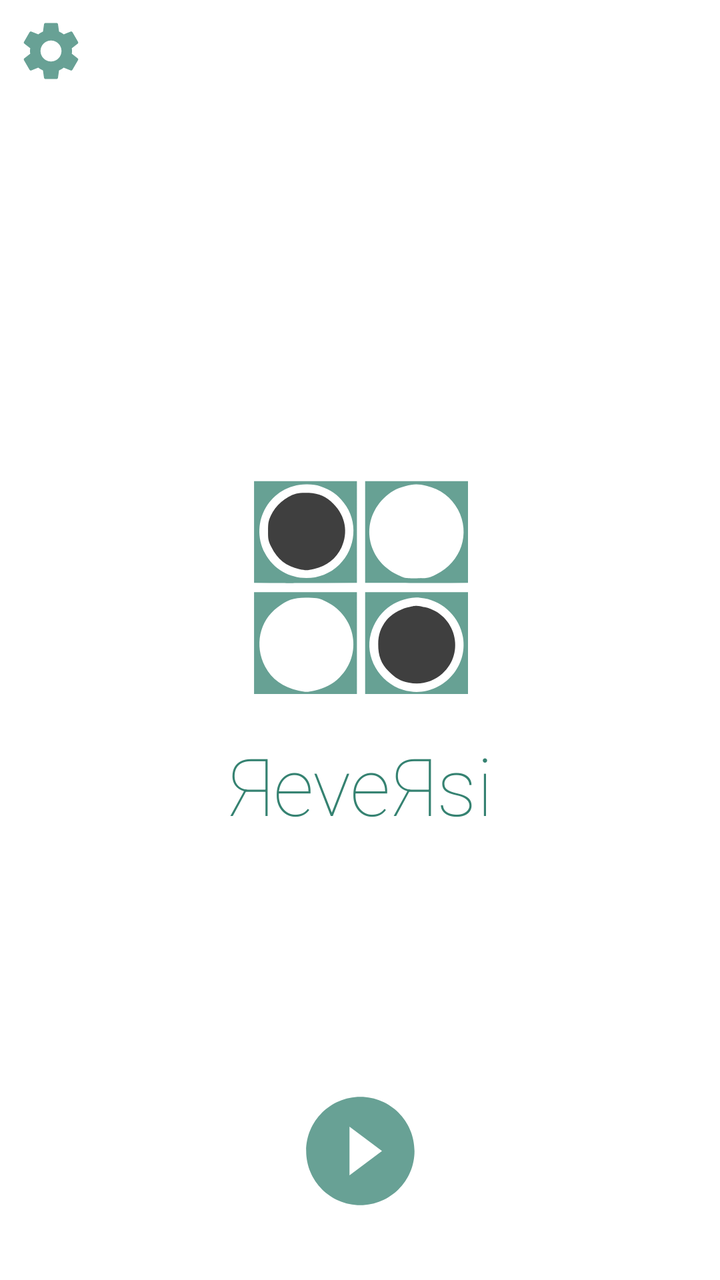
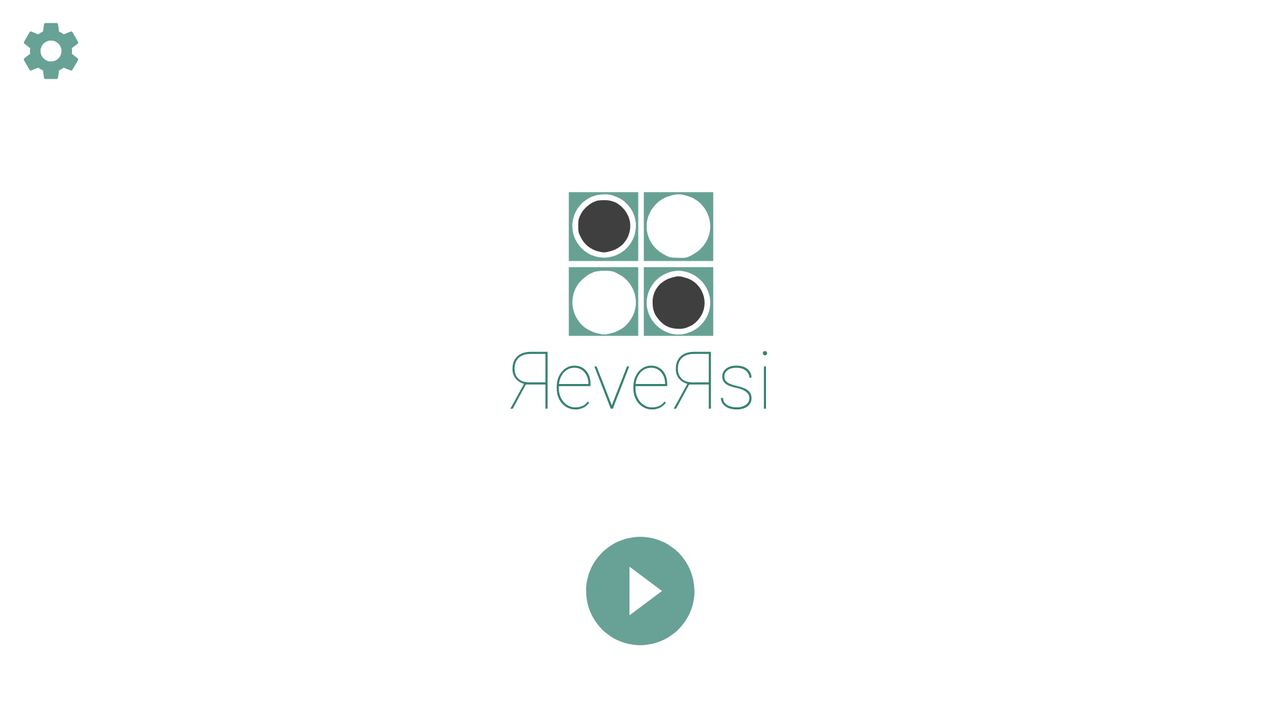

The same Android screen from two of the app's own layout files: first res/layout/ as a phone draws it, then the repository's variant for another configuration, drawn on a device whose configuration selects that folder. Both files follow.
<!-- AndroidManifest.xml: activity theme AppTheme -->
<!-- res/layout/activity_main.xml -->
<?xml version="1.0" encoding="utf-8"?>
<androidx.constraintlayout.widget.ConstraintLayout
        xmlns:android="http://schemas.android.com/apk/res/android"
        xmlns:tools="http://schemas.android.com/tools"
        xmlns:app="http://schemas.android.com/apk/res-auto"
        android:layout_width="match_parent"
        android:layout_height="match_parent"
        tools:context=".UserInterface.MainActivity"
        android:background="@color/white" style="@style/AppTheme">

    <ImageView android:layout_width="wrap_content"
               android:layout_height="wrap_content"
               android:src="@drawable/ic_splash"
               app:layout_constraintEnd_toEndOf="parent"
               android:layout_marginEnd="10dp"
               app:layout_constraintStart_toStartOf="parent"
               android:layout_marginStart="10dp"
               android:layout_margin="10dp"
               android:id="@+id/logo"
               android:contentDescription="@string/logo"
               app:layout_constraintBottom_toTopOf="@+id/playButton"
               app:layout_constraintTop_toBottomOf="@+id/settingsButton" style="@style/AppTheme"/>
    <TextView
            android:text="@string/app_name"
            android:layout_width="0dp"
            android:layout_height="wrap_content" android:id="@+id/appName"
            app:layout_constraintEnd_toEndOf="parent"
            app:layout_constraintStart_toStartOf="parent" android:textSize="40sp" android:textAlignment="center"
            app:layout_constraintHorizontal_bias="0.0" android:fontFamily="sans-serif-thin"
            android:textColor="@color/colorPrimary"
            app:layout_constraintVertical_bias="0.75"
            app:layout_constraintTop_toTopOf="@+id/logo" app:layout_constraintBottom_toBottomOf="@+id/logo"
    />
    <Button
            android:layout_width="35dp"
            android:layout_height="35dp" android:id="@+id/settingsButton"
            android:background="@drawable/ic_baseline_settings_24"
            app:layout_constraintTop_toTopOf="parent" app:layout_constraintStart_toStartOf="parent"
            app:layout_constraintEnd_toEndOf="parent" app:layout_constraintHorizontal_bias="0.0"
            android:layout_marginTop="8dp" android:layout_marginStart="8dp"/>
    <Button
            android:layout_width="65dp"
            android:layout_height="65dp" android:id="@+id/playButton"
            android:background="@drawable/ic_baseline_play_circle_filled_24"
            app:layout_constraintBottom_toBottomOf="parent" app:layout_constraintEnd_toEndOf="parent"
            app:layout_constraintStart_toStartOf="parent" android:layout_marginBottom="32dp"
    />

</androidx.constraintlayout.widget.ConstraintLayout>
<!-- resources referenced by this layout -->
<resources>
  <color name="colorPrimary">#358271</color>
  <color name="white">#ffffff</color>
  <!-- drawable ic_baseline_play_circle_filled_24 (drawable) -->
  <vector android:height="24dp" android:tint="@color/colorPrimary" android:alpha="0.75"
      android:viewportHeight="24" android:viewportWidth="24"
      android:width="24dp" xmlns:android="http://schemas.android.com/apk/res/android">
      <path android:fillColor="@android:color/white" android:pathData="M12,2C6.48,2 2,6.48 2,12s4.48,10 10,10 10,-4.48 10,-10S17.52,2 12,2zM10,16.5v-9l6,4.5 -6,4.5z"/>
  </vector>
  <!-- drawable ic_baseline_settings_24 (drawable) -->
  <vector android:alpha="0.75" android:height="24dp" android:tint="#358271"
          android:viewportHeight="24" android:viewportWidth="24"
          android:width="24dp" xmlns:android="http://schemas.android.com/apk/res/android">
      <path android:fillColor="@android:color/white" android:pathData="M19.14,12.94c0.04,-0.3 0.06,-0.61 0.06,-0.94c0,-0.32 -0.02,-0.64 -0.07,-0.94l2.03,-1.58c0.18,-0.14 0.23,-0.41 0.12,-0.61l-1.92,-3.32c-0.12,-0.22 -0.37,-0.29 -0.59,-0.22l-2.39,0.96c-0.5,-0.38 -1.03,-0.7 -1.62,-0.94L14.4,2.81c-0.04,-0.24 -0.24,-0.41 -0.48,-0.41h-3.84c-0.24,0 -0.43,0.17 -0.47,0.41L9.25,5.35C8.66,5.59 8.12,5.92 7.63,6.29L5.24,5.33c-0.22,-0.08 -0.47,0 -0.59,0.22L2.74,8.87C2.62,9.08 2.66,9.34 2.86,9.48l2.03,1.58C4.84,11.36 4.8,11.69 4.8,12s0.02,0.64 0.07,0.94l-2.03,1.58c-0.18,0.14 -0.23,0.41 -0.12,0.61l1.92,3.32c0.12,0.22 0.37,0.29 0.59,0.22l2.39,-0.96c0.5,0.38 1.03,0.7 1.62,0.94l0.36,2.54c0.05,0.24 0.24,0.41 0.48,0.41h3.84c0.24,0 0.44,-0.17 0.47,-0.41l0.36,-2.54c0.59,-0.24 1.13,-0.56 1.62,-0.94l2.39,0.96c0.22,0.08 0.47,0 0.59,-0.22l1.92,-3.32c0.12,-0.22 0.07,-0.47 -0.12,-0.61L19.14,12.94zM12,15.6c-1.98,0 -3.6,-1.62 -3.6,-3.6s1.62,-3.6 3.6,-3.6s3.6,1.62 3.6,3.6S13.98,15.6 12,15.6z"/>
  </vector>
  <!-- drawable ic_splash: vector/xml drawable (drawable, 2568 chars, omitted) -->
  <string name="app_name">ЯeveЯsi</string>
  <string name="logo">Logo</string>
  <style name="AppTheme" parent="Theme.AppCompat.Light.NoActionBar">
          
          <item name="colorPrimary">@color/colorPrimary</item>
          <item name="colorPrimaryDark">@color/colorPrimaryDark</item>
          <item name="colorAccent">@color/colorAccent</item>
          <item name="android:windowDisablePreview">true</item>
          <item name="android:windowIsTranslucent">true</item>
          <item name="android:windowBackground">@android:color/transparent</item>
      </style>
  <color name="colorPrimaryDark">#358271</color>
  <color name="colorAccent">#358271</color>
</resources>
<!-- res/layout-land/activity_main.xml (the repository's variant of the layout above) -->
<!-- drawn on the phone turned sideways -->
<?xml version="1.0" encoding="utf-8"?>
<androidx.constraintlayout.widget.ConstraintLayout
        xmlns:android="http://schemas.android.com/apk/res/android"
        xmlns:tools="http://schemas.android.com/tools"
        xmlns:app="http://schemas.android.com/apk/res-auto"
        android:layout_width="match_parent"
        android:layout_height="match_parent"
        tools:context=".UserInterface.MainActivity"
        android:background="@color/white" style="@style/AppTheme">

    <ImageView android:layout_width="0dp"
               android:layout_height="0dp"
               android:src="@drawable/ic_splash"
               app:layout_constraintEnd_toEndOf="parent"
               android:layout_marginEnd="10dp"
               app:layout_constraintStart_toStartOf="parent"
               android:layout_margin="10dp"
               android:id="@+id/logo"
               android:contentDescription="@string/logo"
               app:layout_constraintBottom_toTopOf="@+id/playButton"
               app:layout_constraintTop_toTopOf="parent"
               app:layout_constraintVertical_bias="0.0"/>
    <TextView
            android:text="@string/app_name"
            android:layout_width="0dp"
            android:layout_height="wrap_content" android:id="@+id/appName"
            app:layout_constraintEnd_toEndOf="parent"
            app:layout_constraintStart_toStartOf="parent" android:textSize="40sp" android:textAlignment="center"
            app:layout_constraintHorizontal_bias="0.0" android:fontFamily="sans-serif-thin"
            android:textColor="@color/colorPrimary"
            app:layout_constraintVertical_bias="0.812"
            app:layout_constraintTop_toTopOf="parent" app:layout_constraintBottom_toBottomOf="@+id/logo"/>
    <Button
            android:layout_width="35dp"
            android:layout_height="35dp" android:id="@+id/settingsButton"
            android:background="@drawable/ic_baseline_settings_24"
            app:layout_constraintTop_toTopOf="parent" app:layout_constraintStart_toStartOf="parent"
            app:layout_constraintEnd_toEndOf="parent" app:layout_constraintHorizontal_bias="0.0"
            android:layout_marginTop="8dp" android:layout_marginStart="8dp"/>
    <Button
            android:layout_width="65dp"
            android:layout_height="65dp" android:id="@+id/playButton"
            android:background="@drawable/ic_baseline_play_circle_filled_24"
            app:layout_constraintBottom_toBottomOf="parent" app:layout_constraintEnd_toEndOf="parent"
            app:layout_constraintStart_toStartOf="parent" android:layout_marginBottom="32dp"
    />

</androidx.constraintlayout.widget.ConstraintLayout>
